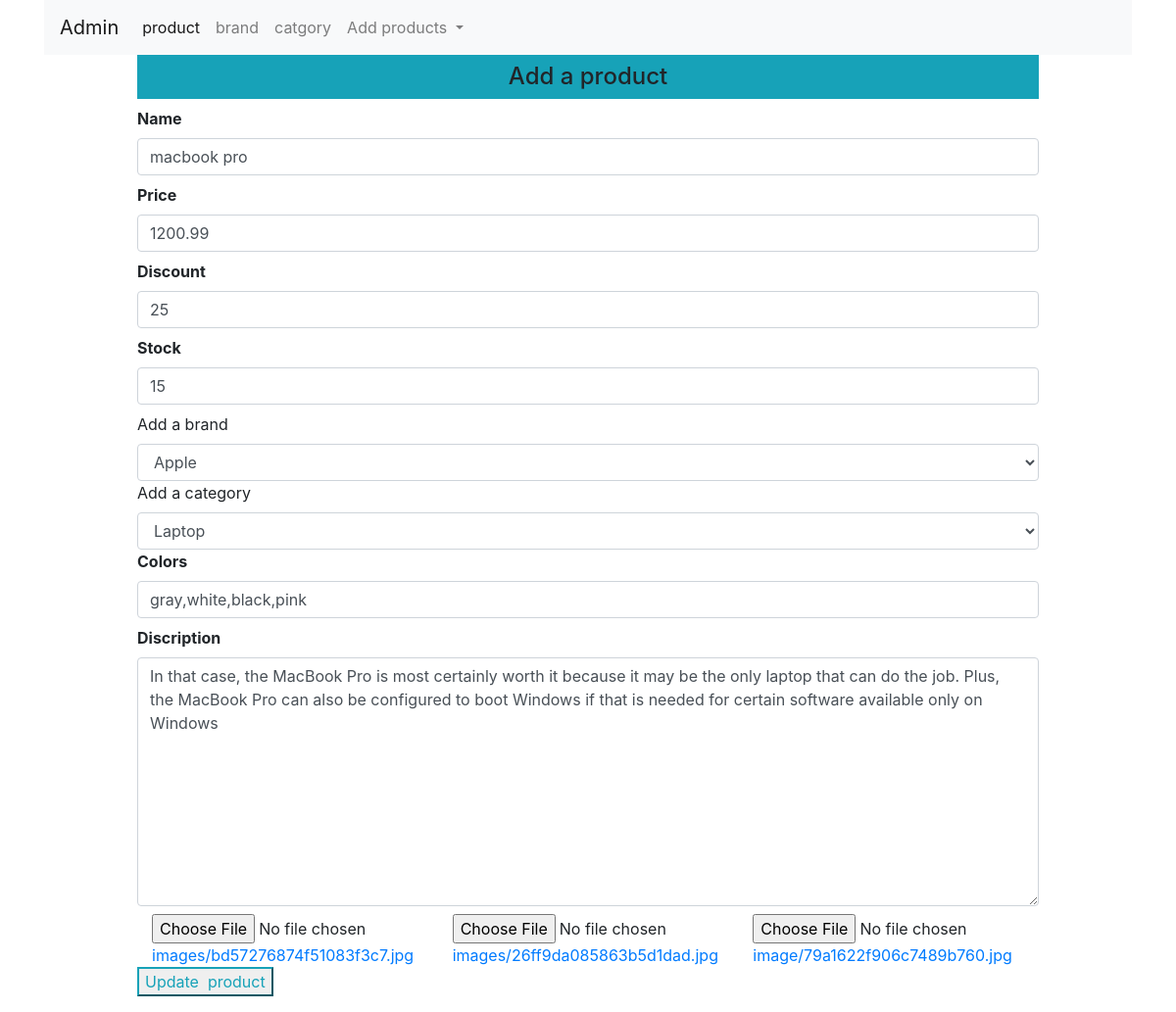
Page /updateproduct/1 on the committed database.
### shop/products/models.py (models this page shows, shortened)
class Addproduct(db.Model):
    __seachbale__ = ['name','desc']
    id = db.Column(db.Integer, primary_key=True)
    name = db.Column(db.String(80), nullable=False)
    price = db.Column(db.Numeric(10,2), nullable=False)
    discount = db.Column(db.Integer, default=0)
    stock = db.Column(db.Integer, nullable=False)
    colors = db.Column(db.Text, nullable=False)
    desc = db.Column(db.Text, nullable=False)
    pub_date = db.Column(db.DateTime, nullable=False,default=datetime.utcnow)
    category_id = db.Column(db.Integer, db.ForeignKey('category.id'),nullable=False)
    category = db.relationship('Category',backref=db.backref('categories', lazy=True))
    brand_id = db.Column(db.Integer, db.ForeignKey('brand.id'),nullable=False)
    brand = db.relationship('Brand',backref=db.backref('brands', lazy=True))
    image_1 = db.Column(db.String(150), nullable=False, default='image1.jpg')
    image_2 = db.Column(db.String(150), nullable=False, default='image2.jpg')
    image_3 = db.Column(db.String(150), nullable=False, default='image3.jpg')

class Brand(db.Model):
    id = db.Column(db.Integer, primary_key=True)
    name = db.Column(db.String(30), unique=True, nullable=False)

class Category(db.Model):
    id = db.Column(db.Integer, primary_key=True)
    name = db.Column(db.String(30), unique=True, nullable=False)

### shop/products/routes.py (the view, shortened to what this page needs)
@app.route('/updateproduct/<int:id>', methods=['GET','POST'])
def updateproduct(id):
    form = Addproducts(request.form)
    product = Addproduct.query.get_or_404(id)
    brands = Brand.query.all()
    categories = Category.query.all()
    brand = request.form.get('brand')
    category = request.form.get('category')
    form.name.data = product.name
    form.price.data = product.price
    form.discount.data = product.discount
    form.stock.data = product.stock
    form.colors.data = product.colors
    form.discription.data = product.desc
    brand = product.brand.name
    category = product.category.name
    return render_template('products/addproduct.html', form=form, title='Update Product',getproduct=product, brands=brands,categories=categories)

### shop/products/forms.py
class Addproducts(Form):
    name = StringField('Name', [validators.DataRequired()])
    price = FloatField('Price', [validators.DataRequired()])
    discount = IntegerField('Discount', default=0)
    stock = IntegerField('Stock', [validators.DataRequired()])
    colors = StringField('Colors', [validators.DataRequired()])
    discription = TextAreaField('Discription', [validators.DataRequired()])
    image_1 = FileField('Image 1', validators=[FileRequired(), FileAllowed(['jpg','png','gif','jpeg'])])
    image_2 = FileField('Image 2', validators=[FileRequired(), FileAllowed(['jpg','png','gif','jpeg'])])
    image_3 = FileField('Image 3', validators=[FileRequired(), FileAllowed(['jpg','png','gif','jpeg'])])

### shop/customers/routes.py (called while the page is built)
@app.before_request
def make_session_permanent():
    session.permanent = True
    app.permanent_session_lifetime = timedelta(minutes=1)

### shop/templates/products/addproduct.html (shortened to what this page needs)
{% extends "layout.html" %}
{% block content %}
<div class="container">
    <nav class="navbar navbar-expand-lg navbar-light bg-light">
        <a class="navbar-brand" href="{{url_for('admin')}}">Admin</a>
        <div class="collapse navbar-collapse" id="navbarNavDropdown">
          <ul class="navbar-nav">
            <li class="nav-item active">
              <a class="nav-link" href="{{url_for('admin')}}">product <span class="sr-only">(current)</span></a>
            </li>
            <li class="nav-item">
              <a class="nav-link" href="{{url_for('brands')}}">brand</a>
            </li>
            <li class="nav-item">
              <a class="nav-link" href="{{url_for('categories')}}">catgory</a>
            </li>
            <li class="nav-item dropdown">
              <a class="nav-link dropdown-toggle" href="#" id="navbarDropdownMenuLink" role="button" data-toggle="dropdown" aria-haspopup="true" aria-expanded="false">
                Add products
              </a>
            </li>
          </ul>
        </div>
      </nav>
</div>
<div class="container">
    <div class="row">
        <div class="col-md-1"></div>
            <div class="col-md-10">
                <div class="text-center bg-info p-2 h4">Add a product</div>
                {% from "_formhelpers.html" import render_field %}
                <form method="post" enctype="multipart/form-data">
                <div>
                    {{ render_field(form.name, class="form-control") }}
                    {{ render_field(form.price, class="form-control") }}
                    {{ render_field(form.discount, class="form-control") }}
                    {{ render_field(form.stock, class="form-control") }}
                    <label for="brand">Add a brand</label>
                    <select name="brand" id="brand" class="form-control" required>
                        {% if getproduct %}
                        <option value="{{getproduct.brand_id}}" style="display: none;">{{getproduct.brand.name}}</option>
                       {% else %}
                     <option value=""> Select A brand</option>
                     {% for brand in brands %}
                     <option value="{{brand.id}}">{{brand.name}}</option>
                     {% endfor %}
                     {% endif %}
                    </select>
                    <label for="category">Add a category</label>
                    <select name="category" id="category" class="form-control" required>
                    {% if getproduct %}
                      <option value="{{getproduct.category_id}}" style="display: none;">{{getproduct.category.name}}</option>
                     {% else %}
                     <option value=""> Select A category</option>
                     {% for category in categories %}
                     <option value="{{category.id}}">{{category.name}}</option>
                     {% endfor %}
                     {% endif %}
                    </select>
                    {{ render_field(form.colors, class="form-control") }}
                    {{ render_field(form.discription, class="form-control", rows="10") }}
                </div>
                <div class="container">
                    <div class="row">
                        {% if getproduct %}
                        <div class="col-md-4"> <input type="file" name="image_1" id="image_1">
                            <a href="{{url_for('static',filename='images/' + getproduct.image_1)}}"> images/{{ getproduct.image_1}}</a>
                        </div>
                        <div class="col-md-4"><input type="file" name="image_2" id="image_2">
                            <a href="{{url_for('static',filename='images/' + getproduct.image_2)}}">images/{{ getproduct.image_2}}</a>
                        </div>
                        <div class="col-md-4"><input type="file" name="image_3" id="image_3">
                            <a href="{{url_for('static',filename='images/' + getproduct.image_3)}}"> image/{{ getproduct.image_3}}</a>
                        </div>
                        {% else %}
                        <div class="col-md-4">{{ render_field(form.image_1) }}</div>
                        <div class="col-md-4">{{ render_field(form.image_2) }}</div>
                        <div class="col-md-4">{{ render_field(form.image_3) }}</div>
                        {% endif %}
                    </div>
                </div>
                <p><input type="submit" value="{% if getproduct %}Update {% else %}Add{% endif %} product" class="btn-outline-info">
                </form>
            </div>
      <div class="col-md-1"></div>
    </div>
</div>
{% endblock content %}

### shop/templates/_formhelpers.html (shortened to what this page needs)
{% macro render_field(field) %}
  <dt>{{ field.label }}
  <dd>{{ field(**kwargs)|safe }}
  </dd>
{% endmacro %}

### rows in the picture
Addproduct: name "macbook pro", price "1200.99", discount "25", stock "15", colors "gray,white,black,pink", image_1 "bd57276874f51083f3c7.jpg", image_2 "26ff9da085863b5d1dad.jpg", image_3 "79a1622f906c7489b760.jpg"
Brand: brand "Apple"
Category: category "Laptop"

### other values in the picture
{{ field.label }} "Name Price Discount Stock Colors Discription"
